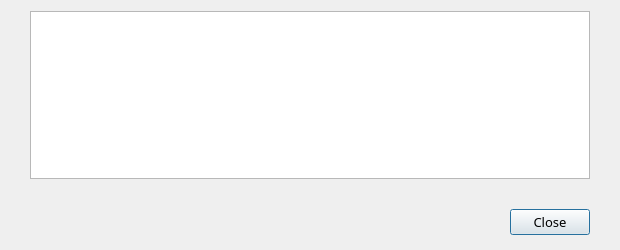
<?xml version="1.0" encoding="UTF-8"?>
<ui version="4.0">
 <class>TokenDescDialog</class>
 <widget class="QDialog" name="TokenDescDialog">
  <property name="geometry">
   <rect>
    <x>0</x>
    <y>0</y>
    <width>620</width>
    <height>250</height>
   </rect>
  </property>
  <property name="font">
   <font>
    <family>Source Sans Pro</family>
    <pointsize>10</pointsize>
   </font>
  </property>
  <property name="windowTitle">
   <string>Dialog</string>
  </property>
  <layout class="QVBoxLayout" name="verticalLayout">
   <property name="spacing">
    <number>15</number>
   </property>
   <property name="leftMargin">
    <number>0</number>
   </property>
   <property name="rightMargin">
    <number>0</number>
   </property>
   <property name="bottomMargin">
    <number>0</number>
   </property>
   <item>
    <layout class="QHBoxLayout" name="horizontalLayout_2">
     <property name="leftMargin">
      <number>30</number>
     </property>
     <property name="rightMargin">
      <number>30</number>
     </property>
     <item>
      <widget class="QTextEdit" name="detailText">
       <property name="readOnly">
        <bool>true</bool>
       </property>
      </widget>
     </item>
    </layout>
   </item>
   <item>
    <widget class="QWidget" name="buttonsContainerWhite" native="true">
     <layout class="QHBoxLayout" name="horizontalLayout">
      <property name="leftMargin">
       <number>30</number>
      </property>
      <property name="topMargin">
       <number>15</number>
      </property>
      <property name="rightMargin">
       <number>30</number>
      </property>
      <property name="bottomMargin">
       <number>15</number>
      </property>
      <item>
       <widget class="QDialogButtonBox" name="buttonBox">
        <property name="styleSheet">
         <string notr="true"/>
        </property>
        <property name="orientation">
         <enum>Qt::Horizontal</enum>
        </property>
        <property name="standardButtons">
         <set>QDialogButtonBox::Close</set>
        </property>
       </widget>
      </item>
     </layout>
    </widget>
   </item>
  </layout>
 </widget>
 <resources/>
 <connections>
  <connection>
   <sender>buttonBox</sender>
   <signal>accepted()</signal>
   <receiver>TokenDescDialog</receiver>
   <slot>accept()</slot>
   <hints>
    <hint type="sourcelabel">
     <x>248</x>
     <y>254</y>
    </hint>
    <hint type="destinationlabel">
     <x>157</x>
     <y>274</y>
    </hint>
   </hints>
  </connection>
  <connection>
   <sender>buttonBox</sender>
   <signal>rejected()</signal>
   <receiver>TokenDescDialog</receiver>
   <slot>reject()</slot>
   <hints>
    <hint type="sourcelabel">
     <x>316</x>
     <y>260</y>
    </hint>
    <hint type="destinationlabel">
     <x>286</x>
     <y>274</y>
    </hint>
   </hints>
  </connection>
 </connections>
</ui>
